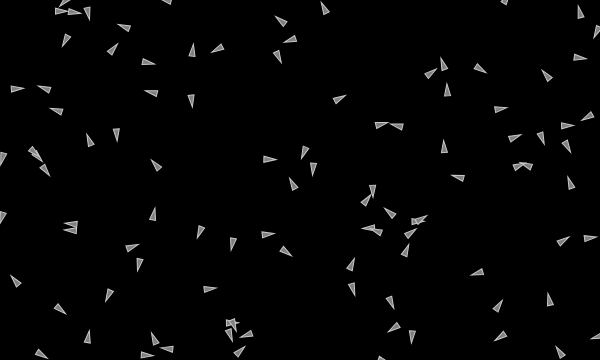
Frame 1 (no input)
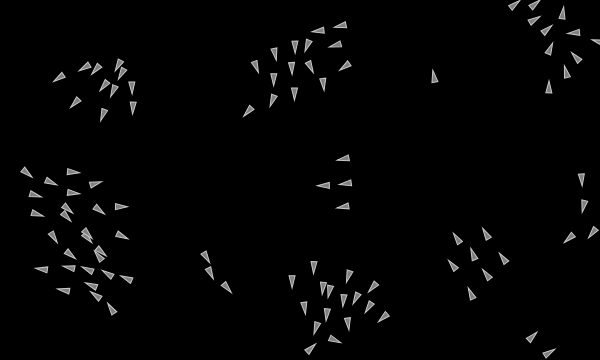
Frame 60 (no input)
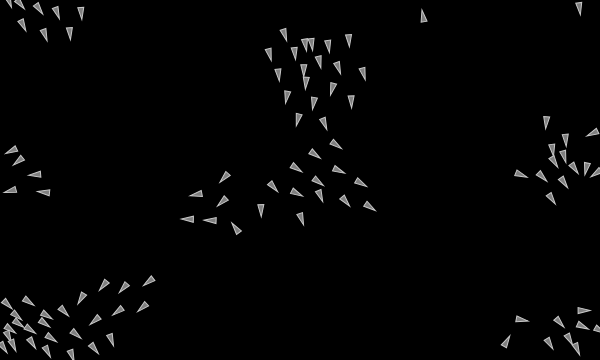
Frame 120 (the mouse pressed at the canvas centre since frame 60)

The p5.js sketch that drew these frames (run headless with seeded random() and noise() and a simulated clock; from frame 60 on, the mouse is pressed at the canvas centre):

// p5.js sketch
// ── sketch.js
const flock = [];

let alignSlider, cohesionSlider, seperationSlider;

function setup() {
  createCanvas(600, 360);
  alignSlider = createSlider(0, 2, 1.5, 0.1);
  cohesionSlider = createSlider(0, 2, 1, 0.1);
  separationSlider = createSlider(0, 2, 2, 0.1);
  for (let i = 0; i <= 100; i++) {
    flock.push(new Boid());
  }
}

function draw() {
  background(0);
  for (let boid of flock) {
    boid.edges();
    boid.flock(flock);
    boid.update();
    // boid.show();
    boid.render();
  }
}

// ── boid.js
class Boid {
  constructor() {
    this.position = createVector(random(width), random(height));
    this.velocity = p5.Vector.random2D();
    this.velocity.setMag(random(2, 4));
    this.acceleration = createVector();
    this.r = 3;
    this.maxForce = 0.2;
    this.maxSpeed = 3;
  }

  edges() {
    if (this.position.x > width) {
      this.position.x = 0;
    } else if (this.position.x < 0) {
      this.position.x = width;
    }
    if (this.position.y > height) {
      this.position.y = 0;
    } else if (this.position.y < 0) {
      this.position.y = height;
    }
  }

  // ALIGNMENT

  align(boids) {
    let perceptionRadius = 25;

    let steering = createVector();
    let total = 0;
    for (let other of boids) {
      let d = dist(
        this.position.x,
        this.position.y,
        other.position.x,
        other.position.y
      );
      if (other != this && d < perceptionRadius) {
        steering.add(other.velocity);
        total++;
      }
    }

    if (total > 0) {
      steering.div(total);
      steering.setMag(this.maxSpeed);
      steering.sub(this.velocity);
      steering.limit(this.maxForce);
    }
    return steering;
  }

  //SEPERATION

  separation(boids) {
    let perceptionRadius = 24;

    let steering = createVector();
    let total = 0;
    for (let other of boids) {
      let d = dist(
        this.position.x,
        this.position.y,
        other.position.x,
        other.position.y
      );
      if (other != this && d < perceptionRadius) {
        let diff = p5.Vector.sub(this.position, other.position);
        diff.div(d);
        steering.add(diff);
        total++;
      }
    }

    if (total > 0) {
      steering.div(total);
      steering.setMag(this.maxSpeed);
      steering.sub(this.velocity);
      steering.limit(this.maxForce);
    }
    return steering;
  }

  // COHESION

  cohesion(boids) {
    let perceptionRadius = 50;

    let steering = createVector();
    let total = 0;
    for (let other of boids) {
      let d = dist(
        this.position.x,
        this.position.y,
        other.position.x,
        other.position.y
      );
      if (other != this && d < perceptionRadius) {
        steering.add(other.position);
        total++;
      }
    }

    if (total > 0) {
      steering.div(total);
      steering.sub(this.position);
      steering.setMag(this.maxSpeed);
      steering.sub(this.velocity);
      steering.limit(this.maxForce);
    }
    return steering;
  }

  flock(boids) {
    let alignment = this.align(boids);
    let cohesion = this.cohesion(boids);
    let separation = this.separation(boids);

    separation.mult(separationSlider.value());
    alignment.mult(alignSlider.value());
    cohesion.mult(cohesionSlider.value());

    this.acceleration.add(separation);
    this.acceleration.add(alignment);
    this.acceleration.add(cohesion);
  }

  update() {
    this.position.add(this.velocity);
    this.velocity.add(this.acceleration);
    this.velocity.limit(this.maxSpeed);
    this.acceleration.mult(0);
  }

  show() {
    strokeWeight(3);
    stroke(255);
    point(this.position.x, this.position.y);
  }
  render() {
    // Draw a triangle rotated in the direction of velocity
    let theta = this.velocity.heading() + radians(90);
    fill(127);
    stroke(200);
    push();
    translate(this.position.x, this.position.y);
    rotate(theta);
    beginShape();
    vertex(0, -this.r * 2);
    vertex(-this.r, this.r * 2);
    vertex(this.r, this.r * 2);
    endShape(CLOSE);
    pop();
  }
}
